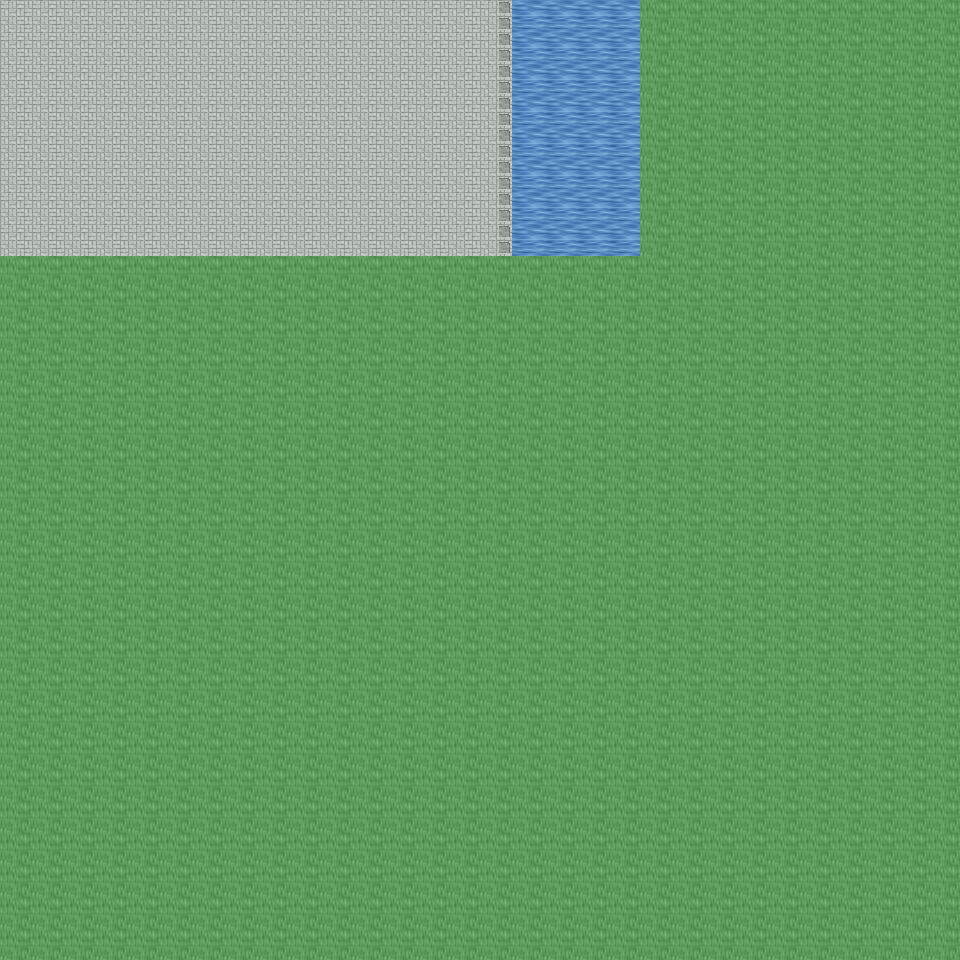

Tiled map render using the project's own tile images. Description and the map definition, with tile-layer contents summarised, below:
An orthogonal 30x30 tile map with 32x32 px tiles, 6 tile layers (Ground, Object, Object2, Above, ...), 63 tilesets and 2 objects (2x mapchange).

<map version="1.0" orientation="orthogonal" renderorder="right-down" width="30" height="30" tilewidth="32" tileheight="32" nextobjectid="3">
  <tileset firstgid="1" name="tileset_ground_ground" tilewidth="32" tileheight="32" tilecount="33" columns="3">
    <image source="../drawable/tileset_ground_ground.png" width="96" height="352" />
  </tileset>
  <tileset firstgid="34" name="tileset_ground_water_pool" tilewidth="32" tileheight="32" tilecount="72" columns="3">
    <image source="../drawable/tileset_ground_water_pool.png" width="96" height="768" />
  </tileset>
  <tileset firstgid="106" name="tileset_ground_brown_paving" tilewidth="32" tileheight="32" tilecount="2" columns="2">
    <image source="../drawable/tileset_ground_brown_paving.png" width="64" height="32" />
  </tileset>
  <tileset firstgid="108" name="tileset_ground_brown" tilewidth="32" tileheight="32" tilecount="5" columns="5">
    <image source="../drawable/tileset_ground_brown.png" width="160" height="32" />
  </tileset>
  <tileset firstgid="113" name="tileset_building_wall_wall_brown" tilewidth="32" tileheight="32" tilecount="12" columns="3">
    <image source="../drawable/tileset_building_wall_wall_brown.png" width="96" height="128" />
  </tileset>
  <tileset firstgid="125" name="tileset_ground_water_pool_straight_edges" tilewidth="32" tileheight="32" tilecount="32" columns="2">
    <image source="../drawable/tileset_ground_water_pool_straight_edges.png" width="64" height="512" />
  </tileset>
  <tileset firstgid="157" name="tileset_plant_bush_hedge" tilewidth="32" tileheight="32" tilecount="35" columns="5">
    <image source="../drawable/tileset_plant_bush_hedge.png" width="160" height="224" />
  </tileset>
  <tileset firstgid="192" name="tileset_plant_flower_daisy_blue" tilewidth="32" tileheight="32" tilecount="8" columns="2">
    <image source="../drawable/tileset_plant_flower_daisy_blue.png" width="64" height="128" />
  </tileset>
  <tileset firstgid="200" name="tileset_ground_water_pool_corners" tilewidth="32" tileheight="32" tilecount="72" columns="3">
    <image source="../drawable/tileset_ground_water_pool_corners.png" width="96" height="768" />
  </tileset>
  <tileset firstgid="272" name="tileset_building_wall_stone" tilewidth="32" tileheight="32" tilecount="12" columns="3">
    <image source="../drawable/tileset_building_wall_stone.png" width="96" height="128" />
  </tileset>
  <tileset firstgid="284" name="tileset_ground_grass_edges" tilewidth="32" tileheight="32" tilecount="36" columns="12">
    <image source="../drawable/tileset_ground_grass_edges.png" width="384" height="96" />
  </tileset>
  <tileset firstgid="320" name="tileset_ground_grass_corners" tilewidth="32" tileheight="32" tilecount="24" columns="6">
    <image source="../drawable/tileset_ground_grass_corners.png" width="192" height="128" />
  </tileset>
  <tileset firstgid="344" name="tileset_plant_flower_daisy_white" tilewidth="32" tileheight="32" tilecount="8" columns="2">
    <image source="../drawable/tileset_plant_flower_daisy_white.png" width="64" height="128" />
  </tileset>
  <tileset firstgid="352" name="tileset_plant_flower_daisy_yellow" tilewidth="32" tileheight="32" tilecount="8" columns="2">
    <image source="../drawable/tileset_plant_flower_daisy_yellow.png" width="64" height="128" />
  </tileset>
  <tileset firstgid="360" name="tileset_plant_flower_daisy_red" tilewidth="32" tileheight="32" tilecount="8" columns="2">
    <image source="../drawable/tileset_plant_flower_daisy_red.png" width="64" height="128" />
  </tileset>
  <tileset firstgid="368" name="tileset_building_door_closed_with_key" tilewidth="32" tileheight="32" tilecount="1" columns="1">
    <image source="../drawable/tileset_building_door_closed_with_key.png" width="32" height="32" />
  </tileset>
  <tileset firstgid="369" name="tileset_ground_cobbled_paving" tilewidth="32" tileheight="32" tilecount="1" columns="1">
    <image source="../drawable/tileset_ground_cobbled_paving.png" width="32" height="32" />
  </tileset>
  <tileset firstgid="370" name="tileset_plant_bush_bushes" tilewidth="32" tileheight="32" tilecount="10" columns="5">
    <image source="../drawable/tileset_plant_bush_bushes.png" width="160" height="64" />
  </tileset>
  <tileset firstgid="380" name="tileset_plant_stump_rectangular" tilewidth="32" tileheight="32" tilecount="4" columns="2">
    <image source="../drawable/tileset_plant_stump_rectangular.png" width="64" height="64" />
  </tileset>
  <tileset firstgid="384" name="tileset_building_door_closed_with_notice" tilewidth="32" tileheight="32" tilecount="1" columns="1">
    <image source="../drawable/tileset_building_door_closed_with_notice.png" width="32" height="32" />
  </tileset>
  <tileset firstgid="385" name="tileset_plant_tree_tree_fluffy" tilewidth="32" tileheight="32" tilecount="12" columns="4">
    <image source="../drawable/tileset_plant_tree_tree_fluffy.png" width="128" height="96" />
  </tileset>
  <tileset firstgid="397" name="tileset_building_window_window_left" tilewidth="32" tileheight="32" tilecount="2" columns="2">
    <image source="../drawable/tileset_building_window_window_left.png" width="64" height="32" />
  </tileset>
  <tileset firstgid="399" name="tileset_item_postbox" tilewidth="32" tileheight="32" tilecount="4" columns="2">
    <image source="../drawable/tileset_item_postbox.png" width="64" height="64" />
  </tileset>
  <tileset firstgid="403" name="tileset_item_statue_grey_stone" tilewidth="32" tileheight="32" tilecount="4" columns="2">
    <image source="../drawable/tileset_item_statue_grey_stone.png" width="64" height="64" />
  </tileset>
  <tileset firstgid="407" name="tileset_plant_tree_tree_darkgreen" tilewidth="32" tileheight="32" tilecount="88" columns="8">
    <image source="../drawable/tileset_plant_tree_tree_darkgreen.png" width="256" height="352" />
  </tileset>
  <tileset firstgid="495" name="tileset_building_door_door_n" tilewidth="32" tileheight="32" tilecount="6" columns="3">
    <image source="../drawable/tileset_building_door_door_n.png" width="96" height="64" />
  </tileset>
  <tileset firstgid="501" name="tileset_plant_grasses" tilewidth="32" tileheight="32" tilecount="6" columns="3">
    <image source="../drawable/tileset_plant_grasses.png" width="96" height="64" />
  </tileset>
  <tileset firstgid="507" name="tileset_building_roof_green" tilewidth="32" tileheight="32" tilecount="20" columns="5">
    <image source="../drawable/tileset_building_roof_green.png" width="160" height="128" />
  </tileset>
  <tileset firstgid="527" name="tileset_building_window_window_long" tilewidth="32" tileheight="32" tilecount="3" columns="3">
    <image source="../drawable/tileset_building_window_window_long.png" width="96" height="32" />
  </tileset>
  <tileset firstgid="530" name="tileset_building_fence_fence_chunky" tilewidth="32" tileheight="32" tilecount="21" columns="3">
    <image source="../drawable/tileset_building_fence_fence_chunky.png" width="96" height="224" />
  </tileset>
  <tileset firstgid="551" name="tileset_building_window_window_right" tilewidth="32" tileheight="32" tilecount="2" columns="2">
    <image source="../drawable/tileset_building_window_window_right.png" width="64" height="32" />
  </tileset>
  <tileset firstgid="553" name="tileset_building_roof_yellow" tilewidth="32" tileheight="32" tilecount="20" columns="5">
    <image source="../drawable/tileset_building_roof_yellow.png" width="160" height="128" />
  </tileset>
  <tileset firstgid="573" name="tileset_building_door_closed" tilewidth="32" tileheight="32" tilecount="1" columns="1">
    <image source="../drawable/tileset_building_door_closed.png" width="32" height="32" />
  </tileset>
  <tileset firstgid="574" name="tileset_building_roof_red" tilewidth="32" tileheight="32" tilecount="20" columns="5">
    <image source="../drawable/tileset_building_roof_red.png" width="160" height="128" />
  </tileset>
  <tileset firstgid="594" name="tileset_building_decoration_banner" tilewidth="32" tileheight="32" tilecount="12" columns="1">
    <image source="../drawable/tileset_building_decoration_banner.png" width="32" height="384" />
  </tileset>
  <tileset firstgid="606" name="tileset_plant_stump_small_stump" tilewidth="32" tileheight="32" tilecount="4" columns="2">
    <image source="../drawable/tileset_plant_stump_small_stump.png" width="64" height="64" />
  </tileset>
  <tileset firstgid="610" name="tileset_item_pot_pot_burgundy" tilewidth="32" tileheight="32" tilecount="1" columns="1">
    <image source="../drawable/tileset_item_pot_pot_burgundy.png" width="32" height="32" />
  </tileset>
  <tileset firstgid="611" name="tileset_building_castle" tilewidth="32" tileheight="32" tilecount="320" columns="20">
    <image source="../drawable/tileset_building_castle.png" width="640" height="512" />
  </tileset>
  <tileset firstgid="931" name="tileset_building_decoration_longhorn_skull" tilewidth="32" tileheight="32" tilecount="6" columns="3">
    <image source="../drawable/tileset_building_decoration_longhorn_skull.png" width="96" height="64" />
  </tileset>
  <tileset firstgid="937" name="tileset_plant_stump_stump_purple" tilewidth="32" tileheight="32" tilecount="4" columns="2">
    <image source="../drawable/tileset_plant_stump_stump_purple.png" width="64" height="64" />
  </tileset>
  <tileset firstgid="941" name="tileset_item_statue_fairypool" tilewidth="32" tileheight="32" tilecount="16" columns="2">
    <image source="../drawable/tileset_item_statue_fairypool.png" width="64" height="256" />
  </tileset>
  <tileset firstgid="957" name="tileset_building_decoration_chimney_big" tilewidth="32" tileheight="32" tilecount="2" columns="1">
    <image source="../drawable/tileset_building_decoration_chimney_big.png" width="32" height="64" />
  </tileset>
  <tileset firstgid="959" name="tileset_building_roof_blue" tilewidth="32" tileheight="32" tilecount="20" columns="5">
    <image source="../drawable/tileset_building_roof_blue.png" width="160" height="128" />
  </tileset>
  <tileset firstgid="979" name="tileset_building_decoration_chimney" tilewidth="32" tileheight="32" tilecount="2" columns="1">
    <image source="../drawable/tileset_building_decoration_chimney.png" width="32" height="64" />
  </tileset>
  <tileset firstgid="981" name="tileset_logic_collision" tilewidth="32" tileheight="32" tilecount="1" columns="1">
    <image source="../drawable/tileset_logic_collision.png" width="32" height="32" />
  </tileset>
  <tileset firstgid="982" name="tileset_building_decoration_numbers" tilewidth="32" tileheight="32" tilecount="20" columns="2">
    <image source="../drawable/tileset_building_decoration_numbers.png" width="64" height="320" />
  </tileset>
  <tileset firstgid="1002" name="tileset_ground_water_pool_deep" tilewidth="32" tileheight="32" tilecount="72" columns="3">
    <image source="../drawable/tileset_ground_water_pool_deep.png" width="96" height="768" />
  </tileset>
  <tileset firstgid="1074" name="tileset_object_suspension_bridge" tilewidth="32" tileheight="32" tilecount="24" columns="3">
    <image source="../drawable/tileset_object_suspension_bridge.png" width="96" height="256" />
  </tileset>
  <tileset firstgid="1098" name="tileset_ground_ladder_vertical_dark" tilewidth="32" tileheight="32" tilecount="3" columns="3">
    <image source="../drawable/tileset_ground_ladder_vertical_dark.png" width="96" height="32" />
  </tileset>
  <tileset firstgid="1101" name="tileset_plant_tree_locust_tree" tilewidth="32" tileheight="32" tilecount="20" columns="4">
    <image source="../drawable/tileset_plant_tree_locust_tree.png" width="128" height="160" />
  </tileset>
  <tileset firstgid="1121" name="tileset_ground_blue_paving" tilewidth="32" tileheight="32" tilecount="2" columns="1">
    <image source="../drawable/tileset_ground_blue_paving.png" width="32" height="64" />
  </tileset>
  <tileset firstgid="1123" name="tileset_ground_green_paving" tilewidth="32" tileheight="32" tilecount="18" columns="3">
    <image source="../drawable/tileset_ground_green_paving.png" width="96" height="192" />
  </tileset>
  <tileset firstgid="1141" name="tileset_furniture_light_lamp_bronze" tilewidth="32" tileheight="32" tilecount="3" columns="1">
    <image source="../drawable/tileset_furniture_light_lamp_bronze.png" width="32" height="96" />
  </tileset>
  <tileset firstgid="1144" name="tileset_item_firewood" tilewidth="32" tileheight="32" tilecount="12" columns="3">
    <image source="../drawable/tileset_item_firewood.png" width="96" height="128" />
  </tileset>
  <tileset firstgid="1156" name="tileset_item_fishrods" tilewidth="32" tileheight="32" tilecount="12" columns="4">
    <image source="../drawable/tileset_item_fishrods.png" width="128" height="96" />
  </tileset>
  <tileset firstgid="1168" name="tileset_item_food_fish_crates" tilewidth="32" tileheight="32" tilecount="8" columns="4">
    <image source="../drawable/tileset_item_food_fish_crates.png" width="128" height="64" />
  </tileset>
  <tileset firstgid="1176" name="tileset_item_instrument_ukulele" tilewidth="32" tileheight="32" tilecount="16" columns="4">
    <image source="../drawable/tileset_item_instrument_ukulele.png" width="128" height="128" />
  </tileset>
  <tileset firstgid="1192" name="tileset_item_pot_barrel_flat" tilewidth="32" tileheight="32" tilecount="1" columns="1">
    <image source="../drawable/tileset_item_pot_barrel_flat.png" width="32" height="32" />
  </tileset>
  <tileset firstgid="1193" name="tileset_item_pot_wooden_crates" tilewidth="32" tileheight="32" tilecount="6" columns="3">
    <image source="../drawable/tileset_item_pot_wooden_crates.png" width="96" height="64" />
  </tileset>
  <tileset firstgid="1199" name="tileset_furniture_light_flames" tilewidth="32" tileheight="32" tilecount="6" columns="6">
    <image source="../drawable/tileset_furniture_light_flames.png" width="192" height="32" />
  </tileset>
  <tileset firstgid="1205" name="tileset_furniture_light_small_lamp" tilewidth="32" tileheight="32" tilecount="4" columns="4">
    <image source="../drawable/tileset_furniture_light_small_lamp.png" width="128" height="32" />
  </tileset>
  <tileset firstgid="1209" name="tileset_building_outhouse" tilewidth="32" tileheight="32" tilecount="12" columns="3">
    <image source="../drawable/tileset_building_outhouse.png" width="96" height="128" />
  </tileset>
  <tileset firstgid="1221" name="tileset_ground_ladder_horizontal_dark" tilewidth="32" tileheight="32" tilecount="3" columns="1">
    <image source="../drawable/tileset_ground_ladder_horizontal_dark.png" width="32" height="96" />
  </tileset>
  <layer name="Ground" width="30" height="30">
    <data>[900 cells, 240 non-empty, 6 distinct tile ids]</data>
  </layer>
  <layer name="Object" width="30" height="30">
    <data>[900 cells, 8 non-empty, 1 distinct tile ids]</data>
  </layer>
  <layer name="Object2" width="30" height="30">
    <data>[900 cells, 0 non-empty, 0 distinct tile ids]</data>
  </layer>
  <layer name="Above" width="30" height="30">
    <data>[900 cells, 0 non-empty, 0 distinct tile ids]</data>
  </layer>
  <layer name="Above2" width="30" height="30">
    <data>[900 cells, 0 non-empty, 0 distinct tile ids]</data>
  </layer>
  <layer name="Walkable" width="30" height="30">
    <data>[900 cells, 740 non-empty, 1 distinct tile ids]</data>
  </layer>
  <objectgroup name="MapEvents">
    <object id="1" name="north" type="mapchange" x="0" y="0" width="640" height="32">
      <properties>
        <property name="map" value="0_ados_mountain_n2_w2_x2_y3" />
        <property name="place" value="south" />
      </properties>
    </object>
    <object id="2" name="west" type="mapchange" x="0" y="0" width="32" height="256">
      <properties>
        <property name="map" value="0_ados_mountain_n2_w2_x1_y4" />
        <property name="place" value="east" />
      </properties>
    </object>
  </objectgroup>
</map>
